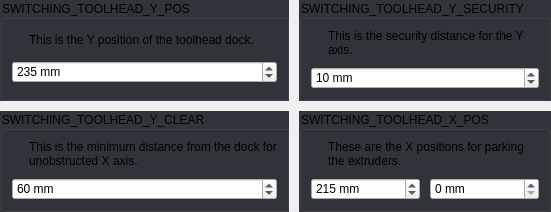
    <widget class="QWidget" name="widget_2" native="true">
     <layout class="QGridLayout" name="gridLayout_4">
      <property name="leftMargin">
       <number>0</number>
      </property>
      <property name="topMargin">
       <number>0</number>
      </property>
      <property name="rightMargin">
       <number>0</number>
      </property>
      <property name="bottomMargin">
       <number>0</number>
      </property>
      <property name="spacing">
       <number>10</number>
      </property>
      <item row="0" column="0">
       <widget class="QGroupBox" name="uSwitchingToolheadYPosBox">
        <property name="focusPolicy">
         <enum>Qt::StrongFocus</enum>
        </property>
        <property name="styleSheet">
         <string notr="true">QGroupBox:!disabled {
	background: rgb(50, 52, 59);
}</string>
        </property>
        <property name="title">
         <string>SWITCHING_TOOLHEAD_Y_POS</string>
        </property>
        <layout class="QGridLayout" name="gridLayout_50">
         <property name="spacing">
          <number>10</number>
         </property>
         <item row="0" column="0">
          <widget class="QLabel" name="label_67">
           <property name="sizePolicy">
            <sizepolicy hsizetype="Fixed" vsizetype="Fixed">
             <horstretch>0</horstretch>
             <verstretch>0</verstretch>
            </sizepolicy>
           </property>
           <property name="text">
            <string/>
           </property>
           <property name="pixmap">
            <pixmap resource="../resources/resources.qrc">:/info_FILL0_wght100_GRAD0_opsz20.svg</pixmap>
           </property>
          </widget>
         </item>
         <item row="0" column="1">
          <widget class="QLabel" name="label_71">
           <property name="text">
            <string>This is the Y position of the toolhead dock.</string>
           </property>
           <property name="wordWrap">
            <bool>true</bool>
           </property>
          </widget>
         </item>
         <item row="1" column="0" colspan="2">
          <widget class="QSpinBox" name="uSwitchingToolheadYPosSpinBox">
           <property name="suffix">
            <string> mm</string>
           </property>
           <property name="maximum">
            <number>1000</number>
           </property>
           <property name="stepType">
            <enum>QAbstractSpinBox::AdaptiveDecimalStepType</enum>
           </property>
           <property name="value">
            <number>235</number>
           </property>
          </widget>
         </item>
        </layout>
       </widget>
      </item>
      <item row="0" column="1">
       <widget class="QGroupBox" name="uSwitchingToolheadYSecurityBox">
        <property name="focusPolicy">
         <enum>Qt::StrongFocus</enum>
        </property>
        <property name="styleSheet">
         <string notr="true">QGroupBox:!disabled {
	background: rgb(50, 52, 59);
}</string>
        </property>
        <property name="title">
         <string>SWITCHING_TOOLHEAD_Y_SECURITY</string>
        </property>
        <layout class="QGridLayout" name="gridLayout_61">
         <property name="spacing">
          <number>10</number>
         </property>
         <item row="0" column="0">
          <widget class="QLabel" name="label_68">
           <property name="sizePolicy">
            <sizepolicy hsizetype="Fixed" vsizetype="Fixed">
             <horstretch>0</horstretch>
             <verstretch>0</verstretch>
            </sizepolicy>
           </property>
           <property name="text">
            <string/>
           </property>
           <property name="pixmap">
            <pixmap resource="../resources/resources.qrc">:/info_FILL0_wght100_GRAD0_opsz20.svg</pixmap>
           </property>
          </widget>
         </item>
         <item row="0" column="1">
          <widget class="QLabel" name="label_72">
           <property name="text">
            <string>This is the security distance for the Y axis.</string>
           </property>
           <property name="wordWrap">
            <bool>true</bool>
           </property>
          </widget>
         </item>
         <item row="1" column="0" colspan="2">
          <widget class="QSpinBox" name="uSwitchingToolheadYSecuritySpinBox">
           <property name="suffix">
            <string> mm</string>
           </property>
           <property name="maximum">
            <number>1000</number>
           </property>
           <property name="stepType">
            <enum>QAbstractSpinBox::AdaptiveDecimalStepType</enum>
           </property>
           <property name="value">
            <number>10</number>
           </property>
          </widget>
         </item>
        </layout>
       </widget>
      </item>
      <item row="1" column="0">
       <widget class="QGroupBox" name="uSwitchingToolheadYClearBox">
        <property name="focusPolicy">
         <enum>Qt::StrongFocus</enum>
        </property>
        <property name="styleSheet">
         <string notr="true">QGroupBox:!disabled {
	background: rgb(50, 52, 59);
}</string>
        </property>
        <property name="title">
         <string>SWITCHING_TOOLHEAD_Y_CLEAR</string>
        </property>
        <layout class="QGridLayout" name="gridLayout_60">
         <property name="spacing">
          <number>10</number>
         </property>
         <item row="0" column="0">
          <widget class="QLabel" name="label_66">
           <property name="sizePolicy">
            <sizepolicy hsizetype="Fixed" vsizetype="Fixed">
             <horstretch>0</horstretch>
             <verstretch>0</verstretch>
            </sizepolicy>
           </property>
           <property name="text">
            <string/>
           </property>
           <property name="pixmap">
            <pixmap resource="../resources/resources.qrc">:/info_FILL0_wght100_GRAD0_opsz20.svg</pixmap>
           </property>
          </widget>
         </item>
         <item row="0" column="1">
          <widget class="QLabel" name="label_70">
           <property name="text">
            <string>This is the minimum distance from the dock for unobstructed X axis.</string>
           </property>
           <property name="wordWrap">
            <bool>true</bool>
           </property>
          </widget>
         </item>
         <item row="1" column="0" colspan="2">
          <widget class="QSpinBox" name="uSwitchingToolheadYClearSpinBox">
           <property name="suffix">
            <string> mm</string>
           </property>
           <property name="maximum">
            <number>1000</number>
           </property>
           <property name="stepType">
            <enum>QAbstractSpinBox::AdaptiveDecimalStepType</enum>
           </property>
           <property name="value">
            <number>60</number>
           </property>
          </widget>
         </item>
        </layout>
       </widget>
      </item>
      <item row="1" column="1">
       <widget class="QGroupBox" name="uSwitchingToolheadXPosBox">
        <property name="focusPolicy">
         <enum>Qt::StrongFocus</enum>
        </property>
        <property name="styleSheet">
         <string notr="true">QGroupBox:!disabled {
	background: rgb(50, 52, 59);
}</string>
        </property>
        <property name="title">
         <string>SWITCHING_TOOLHEAD_X_POS</string>
        </property>
        <layout class="QGridLayout" name="gridLayout_62">
         <property name="spacing">
          <number>10</number>
         </property>
         <item row="0" column="0">
          <widget class="QLabel" name="label_69">
           <property name="sizePolicy">
            <sizepolicy hsizetype="Fixed" vsizetype="Fixed">
             <horstretch>0</horstretch>
             <verstretch>0</verstretch>
            </sizepolicy>
           </property>
           <property name="text">
            <string/>
           </property>
           <property name="pixmap">
            <pixmap resource="../resources/resources.qrc">:/info_FILL0_wght100_GRAD0_opsz20.svg</pixmap>
           </property>
          </widget>
         </item>
         <item row="0" column="1" colspan="2">
          <widget class="QLabel" name="label_73">
           <property name="text">
            <string>These are the X positions for parking the extruders.</string>
           </property>
           <property name="wordWrap">
            <bool>true</bool>
           </property>
          </widget>
         </item>
         <item row="1" column="0" colspan="3">
          <widget class="QWidget" name="widget_13" native="true">
           <layout class="QGridLayout" name="gridLayout_67">
            <property name="leftMargin">
             <number>0</number>
            </property>
            <property name="topMargin">
             <number>0</number>
            </property>
            <property name="rightMargin">
             <number>0</number>
            </property>
            <property name="bottomMargin">
             <number>0</number>
            </property>
            <property name="spacing">
             <number>10</number>
            </property>
            <item row="0" column="0">
             <widget class="QSpinBox" name="uSwitchingToolheadXPos0SpinBox">
              <property name="suffix">
               <string> mm</string>
              </property>
              <property name="maximum">
               <number>1000</number>
              </property>
              <property name="stepType">
               <enum>QAbstractSpinBox::AdaptiveDecimalStepType</enum>
              </property>
              <property name="value">
               <number>215</number>
              </property>
             </widget>
            </item>
            <item row="0" column="1">
             <widget class="QSpinBox" name="uSwitchingToolheadXPos1SpinBox">
              <property name="suffix">
               <string> mm</string>
              </property>
              <property name="stepType">
               <enum>QAbstractSpinBox::AdaptiveDecimalStepType</enum>
              </property>
             </widget>
            </item>
           </layout>
          </widget>
         </item>
        </layout>
       </widget>
      </item>
     </layout>
    </widget>
